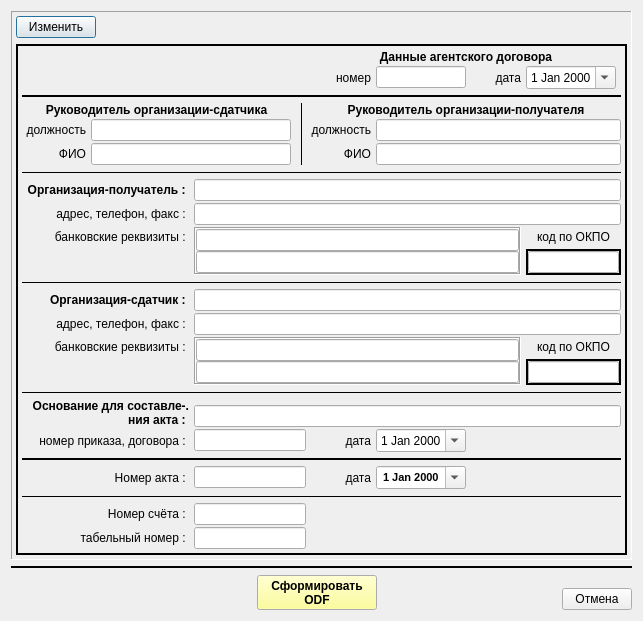
<?xml version="1.0" encoding="UTF-8"?>
<ui version="4.0">
 <class>print_blanks_act_wnd</class>
 <widget class="QDialog" name="print_blanks_act_wnd">
  <property name="geometry">
   <rect>
    <x>0</x>
    <y>0</y>
    <width>643</width>
    <height>600</height>
   </rect>
  </property>
  <property name="windowTitle">
   <string>Акт передлачи бланков полисов</string>
  </property>
  <layout class="QVBoxLayout" name="verticalLayout_2">
   <item>
    <widget class="QFrame" name="frame_5">
     <property name="frameShape">
      <enum>QFrame::Panel</enum>
     </property>
     <property name="frameShadow">
      <enum>QFrame::Sunken</enum>
     </property>
     <layout class="QVBoxLayout" name="verticalLayout_6">
      <property name="leftMargin">
       <number>4</number>
      </property>
      <property name="topMargin">
       <number>4</number>
      </property>
      <property name="rightMargin">
       <number>4</number>
      </property>
      <property name="bottomMargin">
       <number>4</number>
      </property>
      <item>
       <layout class="QHBoxLayout" name="horizontalLayout_3" stretch="0,0">
        <property name="spacing">
         <number>2</number>
        </property>
        <item>
         <widget class="QPushButton" name="bn_edit">
          <property name="text">
           <string>Изменить</string>
          </property>
          <property name="icon">
           <iconset resource="_inko_pol2_res.qrc">
            <normaloff>:/change.bmp</normaloff>:/change.bmp</iconset>
          </property>
          <property name="checkable">
           <bool>true</bool>
          </property>
         </widget>
        </item>
        <item>
         <spacer name="horizontalSpacer_7">
          <property name="orientation">
           <enum>Qt::Horizontal</enum>
          </property>
          <property name="sizeHint" stdset="0">
           <size>
            <width>40</width>
            <height>20</height>
           </size>
          </property>
         </spacer>
        </item>
       </layout>
      </item>
      <item>
       <widget class="QFrame" name="pan_settings">
        <property name="enabled">
         <bool>true</bool>
        </property>
        <property name="frameShape">
         <enum>QFrame::Panel</enum>
        </property>
        <property name="frameShadow">
         <enum>QFrame::Plain</enum>
        </property>
        <property name="lineWidth">
         <number>2</number>
        </property>
        <layout class="QGridLayout" name="gridLayout">
         <property name="leftMargin">
          <number>4</number>
         </property>
         <property name="topMargin">
          <number>4</number>
         </property>
         <property name="rightMargin">
          <number>4</number>
         </property>
         <property name="bottomMargin">
          <number>4</number>
         </property>
         <property name="horizontalSpacing">
          <number>5</number>
         </property>
         <property name="verticalSpacing">
          <number>2</number>
         </property>
         <item row="15" column="7">
          <widget class="QFrame" name="frame_4">
           <property name="frameShape">
            <enum>QFrame::Box</enum>
           </property>
           <property name="frameShadow">
            <enum>QFrame::Plain</enum>
           </property>
           <property name="lineWidth">
            <number>2</number>
           </property>
           <layout class="QHBoxLayout" name="horizontalLayout_4">
            <property name="spacing">
             <number>0</number>
            </property>
            <property name="leftMargin">
             <number>0</number>
            </property>
            <property name="topMargin">
             <number>0</number>
            </property>
            <property name="rightMargin">
             <number>0</number>
            </property>
            <property name="bottomMargin">
             <number>0</number>
            </property>
            <item>
             <widget class="QLineEdit" name="ln_filial_okpo">
              <property name="enabled">
               <bool>true</bool>
              </property>
              <property name="minimumSize">
               <size>
                <width>90</width>
                <height>0</height>
               </size>
              </property>
              <property name="readOnly">
               <bool>false</bool>
              </property>
             </widget>
            </item>
           </layout>
          </widget>
         </item>
         <item row="10" column="7">
          <widget class="QFrame" name="frame_3">
           <property name="frameShape">
            <enum>QFrame::Box</enum>
           </property>
           <property name="frameShadow">
            <enum>QFrame::Plain</enum>
           </property>
           <property name="lineWidth">
            <number>2</number>
           </property>
           <layout class="QVBoxLayout" name="verticalLayout_5">
            <property name="spacing">
             <number>0</number>
            </property>
            <property name="leftMargin">
             <number>0</number>
            </property>
            <property name="topMargin">
             <number>0</number>
            </property>
            <property name="rightMargin">
             <number>0</number>
            </property>
            <property name="bottomMargin">
             <number>0</number>
            </property>
            <item>
             <widget class="QLineEdit" name="ln_point_okpo">
              <property name="enabled">
               <bool>true</bool>
              </property>
              <property name="minimumSize">
               <size>
                <width>90</width>
                <height>0</height>
               </size>
              </property>
              <property name="readOnly">
               <bool>false</bool>
              </property>
             </widget>
            </item>
           </layout>
          </widget>
         </item>
         <item row="1" column="7">
          <widget class="QDateEdit" name="date_dog">
           <property name="enabled">
            <bool>true</bool>
           </property>
           <property name="minimumSize">
            <size>
             <width>90</width>
             <height>0</height>
            </size>
           </property>
           <property name="maximumSize">
            <size>
             <width>90</width>
             <height>16777215</height>
            </size>
           </property>
           <property name="alignment">
            <set>Qt::AlignCenter</set>
           </property>
           <property name="calendarPopup">
            <bool>true</bool>
           </property>
          </widget>
         </item>
         <item row="2" column="0" colspan="8">
          <widget class="Line" name="line_6">
           <property name="minimumSize">
            <size>
             <width>0</width>
             <height>10</height>
            </size>
           </property>
           <property name="frameShadow">
            <enum>QFrame::Plain</enum>
           </property>
           <property name="lineWidth">
            <number>2</number>
           </property>
           <property name="orientation">
            <enum>Qt::Horizontal</enum>
           </property>
          </widget>
         </item>
         <item row="4" column="5" colspan="3">
          <widget class="QLineEdit" name="ln_point_chif_post">
           <property name="enabled">
            <bool>true</bool>
           </property>
           <property name="minimumSize">
            <size>
             <width>200</width>
             <height>0</height>
            </size>
           </property>
           <property name="readOnly">
            <bool>false</bool>
           </property>
          </widget>
         </item>
         <item row="8" column="0" colspan="2">
          <widget class="QLabel" name="lab_filial_name">
           <property name="enabled">
            <bool>true</bool>
           </property>
           <property name="text">
            <string>адрес, телефон, факс : </string>
           </property>
           <property name="alignment">
            <set>Qt::AlignRight|Qt::AlignTrailing|Qt::AlignVCenter</set>
           </property>
          </widget>
         </item>
         <item row="3" column="0" colspan="3">
          <widget class="QLabel" name="lab_filial_city">
           <property name="enabled">
            <bool>true</bool>
           </property>
           <property name="minimumSize">
            <size>
             <width>150</width>
             <height>0</height>
            </size>
           </property>
           <property name="font">
            <font>
             <weight>75</weight>
             <bold>true</bold>
            </font>
           </property>
           <property name="text">
            <string>Руководитель организации-сдатчика</string>
           </property>
           <property name="alignment">
            <set>Qt::AlignCenter</set>
           </property>
          </widget>
         </item>
         <item row="5" column="0">
          <widget class="QLabel" name="lab_filial_city_3">
           <property name="enabled">
            <bool>true</bool>
           </property>
           <property name="text">
            <string>ФИО</string>
           </property>
           <property name="alignment">
            <set>Qt::AlignRight|Qt::AlignTrailing|Qt::AlignVCenter</set>
           </property>
          </widget>
         </item>
         <item row="3" column="3" rowspan="3">
          <widget class="Line" name="line_3">
           <property name="minimumSize">
            <size>
             <width>10</width>
             <height>0</height>
            </size>
           </property>
           <property name="frameShadow">
            <enum>QFrame::Plain</enum>
           </property>
           <property name="lineWidth">
            <number>1</number>
           </property>
           <property name="orientation">
            <enum>Qt::Vertical</enum>
           </property>
          </widget>
         </item>
         <item row="4" column="1" colspan="2">
          <widget class="QLineEdit" name="ln_filial_chif_post">
           <property name="enabled">
            <bool>true</bool>
           </property>
           <property name="minimumSize">
            <size>
             <width>200</width>
             <height>0</height>
            </size>
           </property>
           <property name="readOnly">
            <bool>false</bool>
           </property>
          </widget>
         </item>
         <item row="12" column="2" colspan="6">
          <widget class="QLineEdit" name="ln_filial_org_name">
           <property name="enabled">
            <bool>true</bool>
           </property>
           <property name="readOnly">
            <bool>false</bool>
           </property>
          </widget>
         </item>
         <item row="5" column="1" colspan="2">
          <widget class="QLineEdit" name="ln_filial_chif_fio">
           <property name="enabled">
            <bool>true</bool>
           </property>
           <property name="minimumSize">
            <size>
             <width>200</width>
             <height>0</height>
            </size>
           </property>
           <property name="readOnly">
            <bool>false</bool>
           </property>
          </widget>
         </item>
         <item row="5" column="5" colspan="3">
          <widget class="QLineEdit" name="ln_point_chif_fio">
           <property name="enabled">
            <bool>true</bool>
           </property>
           <property name="minimumSize">
            <size>
             <width>200</width>
             <height>0</height>
            </size>
           </property>
           <property name="readOnly">
            <bool>false</bool>
           </property>
          </widget>
         </item>
         <item row="3" column="4" colspan="4">
          <widget class="QLabel" name="lab_filial_city_4">
           <property name="enabled">
            <bool>true</bool>
           </property>
           <property name="minimumSize">
            <size>
             <width>150</width>
             <height>0</height>
            </size>
           </property>
           <property name="font">
            <font>
             <weight>75</weight>
             <bold>true</bold>
            </font>
           </property>
           <property name="text">
            <string>Руководитель организации-получателя</string>
           </property>
           <property name="alignment">
            <set>Qt::AlignCenter</set>
           </property>
          </widget>
         </item>
         <item row="1" column="5">
          <widget class="QLineEdit" name="ln_dog_num">
           <property name="enabled">
            <bool>true</bool>
           </property>
           <property name="minimumSize">
            <size>
             <width>90</width>
             <height>0</height>
            </size>
           </property>
           <property name="readOnly">
            <bool>false</bool>
           </property>
          </widget>
         </item>
         <item row="5" column="4">
          <widget class="QLabel" name="lab_filial_city_6">
           <property name="enabled">
            <bool>true</bool>
           </property>
           <property name="minimumSize">
            <size>
             <width>50</width>
             <height>0</height>
            </size>
           </property>
           <property name="text">
            <string>ФИО</string>
           </property>
           <property name="alignment">
            <set>Qt::AlignRight|Qt::AlignTrailing|Qt::AlignVCenter</set>
           </property>
          </widget>
         </item>
         <item row="19" column="4">
          <widget class="QLabel" name="lab_filial_city_11">
           <property name="enabled">
            <bool>true</bool>
           </property>
           <property name="minimumSize">
            <size>
             <width>50</width>
             <height>0</height>
            </size>
           </property>
           <property name="text">
            <string>дата</string>
           </property>
           <property name="alignment">
            <set>Qt::AlignRight|Qt::AlignTrailing|Qt::AlignVCenter</set>
           </property>
          </widget>
         </item>
         <item row="9" column="0" colspan="2">
          <widget class="QLabel" name="lab_filial_name_rp">
           <property name="enabled">
            <bool>true</bool>
           </property>
           <property name="text">
            <string>банковские реквизиты : </string>
           </property>
           <property name="alignment">
            <set>Qt::AlignRight|Qt::AlignTrailing|Qt::AlignVCenter</set>
           </property>
          </widget>
         </item>
         <item row="8" column="2" colspan="6">
          <widget class="QLineEdit" name="ln_point_address">
           <property name="enabled">
            <bool>true</bool>
           </property>
           <property name="readOnly">
            <bool>false</bool>
           </property>
          </widget>
         </item>
         <item row="7" column="0" colspan="2">
          <widget class="QLabel" name="lab_smo_name">
           <property name="enabled">
            <bool>true</bool>
           </property>
           <property name="font">
            <font>
             <weight>75</weight>
             <bold>true</bold>
            </font>
           </property>
           <property name="text">
            <string> Организация-получатель : </string>
           </property>
           <property name="alignment">
            <set>Qt::AlignRight|Qt::AlignTrailing|Qt::AlignVCenter</set>
           </property>
          </widget>
         </item>
         <item row="19" column="0" colspan="2">
          <widget class="QLabel" name="lab_filial_city_12">
           <property name="enabled">
            <bool>true</bool>
           </property>
           <property name="minimumSize">
            <size>
             <width>50</width>
             <height>0</height>
            </size>
           </property>
           <property name="text">
            <string>номер приказа, договора : </string>
           </property>
           <property name="alignment">
            <set>Qt::AlignRight|Qt::AlignTrailing|Qt::AlignVCenter</set>
           </property>
          </widget>
         </item>
         <item row="7" column="2" colspan="6">
          <widget class="QLineEdit" name="ln_point_org_name">
           <property name="enabled">
            <bool>true</bool>
           </property>
           <property name="readOnly">
            <bool>false</bool>
           </property>
          </widget>
         </item>
         <item row="4" column="0">
          <widget class="QLabel" name="lab_filial_city_2">
           <property name="enabled">
            <bool>true</bool>
           </property>
           <property name="text">
            <string>должность</string>
           </property>
           <property name="alignment">
            <set>Qt::AlignRight|Qt::AlignTrailing|Qt::AlignVCenter</set>
           </property>
          </widget>
         </item>
         <item row="14" column="0" colspan="2">
          <widget class="QLabel" name="lab_filial_name_rp_2">
           <property name="enabled">
            <bool>true</bool>
           </property>
           <property name="text">
            <string>банковские реквизиты : </string>
           </property>
           <property name="alignment">
            <set>Qt::AlignRight|Qt::AlignTrailing|Qt::AlignVCenter</set>
           </property>
          </widget>
         </item>
         <item row="11" column="0" colspan="8">
          <widget class="Line" name="line_7">
           <property name="minimumSize">
            <size>
             <width>0</width>
             <height>10</height>
            </size>
           </property>
           <property name="frameShadow">
            <enum>QFrame::Plain</enum>
           </property>
           <property name="lineWidth">
            <number>1</number>
           </property>
           <property name="orientation">
            <enum>Qt::Horizontal</enum>
           </property>
          </widget>
         </item>
         <item row="13" column="2" colspan="6">
          <widget class="QLineEdit" name="ln_filial_address">
           <property name="enabled">
            <bool>true</bool>
           </property>
           <property name="readOnly">
            <bool>false</bool>
           </property>
          </widget>
         </item>
         <item row="13" column="0" colspan="2">
          <widget class="QLabel" name="lab_filial_name_2">
           <property name="enabled">
            <bool>true</bool>
           </property>
           <property name="text">
            <string>адрес, телефон, факс : </string>
           </property>
           <property name="alignment">
            <set>Qt::AlignRight|Qt::AlignTrailing|Qt::AlignVCenter</set>
           </property>
          </widget>
         </item>
         <item row="18" column="2" colspan="6">
          <widget class="QLineEdit" name="ln_base_doc_name">
           <property name="enabled">
            <bool>true</bool>
           </property>
           <property name="readOnly">
            <bool>false</bool>
           </property>
          </widget>
         </item>
         <item row="1" column="6">
          <widget class="QLabel" name="lab_filial_city_9">
           <property name="enabled">
            <bool>true</bool>
           </property>
           <property name="minimumSize">
            <size>
             <width>50</width>
             <height>0</height>
            </size>
           </property>
           <property name="text">
            <string>дата</string>
           </property>
           <property name="alignment">
            <set>Qt::AlignRight|Qt::AlignTrailing|Qt::AlignVCenter</set>
           </property>
          </widget>
         </item>
         <item row="17" column="0" rowspan="2" colspan="2">
          <widget class="QLabel" name="lab_contragent">
           <property name="enabled">
            <bool>true</bool>
           </property>
           <property name="font">
            <font>
             <weight>75</weight>
             <bold>true</bold>
            </font>
           </property>
           <property name="text">
            <string> Основание для составле-. 
ния акта : </string>
           </property>
           <property name="alignment">
            <set>Qt::AlignRight|Qt::AlignTrailing|Qt::AlignVCenter</set>
           </property>
          </widget>
         </item>
         <item row="19" column="2" colspan="2">
          <widget class="QLineEdit" name="ln_base_doc_num">
           <property name="enabled">
            <bool>true</bool>
           </property>
           <property name="minimumSize">
            <size>
             <width>90</width>
             <height>0</height>
            </size>
           </property>
           <property name="readOnly">
            <bool>false</bool>
           </property>
          </widget>
         </item>
         <item row="16" column="0" colspan="8">
          <widget class="Line" name="line_10">
           <property name="minimumSize">
            <size>
             <width>0</width>
             <height>10</height>
            </size>
           </property>
           <property name="frameShadow">
            <enum>QFrame::Plain</enum>
           </property>
           <property name="lineWidth">
            <number>1</number>
           </property>
           <property name="orientation">
            <enum>Qt::Horizontal</enum>
           </property>
          </widget>
         </item>
         <item row="14" column="7">
          <widget class="QLabel" name="lab_filial_chif_3">
           <property name="enabled">
            <bool>true</bool>
           </property>
           <property name="text">
            <string>код по ОКПО</string>
           </property>
           <property name="alignment">
            <set>Qt::AlignCenter</set>
           </property>
          </widget>
         </item>
         <item row="20" column="0" colspan="8">
          <widget class="Line" name="line_4">
           <property name="minimumSize">
            <size>
             <width>0</width>
             <height>10</height>
            </size>
           </property>
           <property name="frameShadow">
            <enum>QFrame::Plain</enum>
           </property>
           <property name="lineWidth">
            <number>2</number>
           </property>
           <property name="orientation">
            <enum>Qt::Horizontal</enum>
           </property>
          </widget>
         </item>
         <item row="19" column="5">
          <widget class="QDateEdit" name="date_base_doc">
           <property name="enabled">
            <bool>true</bool>
           </property>
           <property name="minimumSize">
            <size>
             <width>90</width>
             <height>0</height>
            </size>
           </property>
           <property name="maximumSize">
            <size>
             <width>90</width>
             <height>16777215</height>
            </size>
           </property>
           <property name="alignment">
            <set>Qt::AlignCenter</set>
           </property>
           <property name="calendarPopup">
            <bool>true</bool>
           </property>
          </widget>
         </item>
         <item row="12" column="0" colspan="2">
          <widget class="QLabel" name="lab_smo_name_2">
           <property name="enabled">
            <bool>true</bool>
           </property>
           <property name="font">
            <font>
             <weight>75</weight>
             <bold>true</bold>
            </font>
           </property>
           <property name="text">
            <string>Организация-сдатчик : </string>
           </property>
           <property name="alignment">
            <set>Qt::AlignRight|Qt::AlignTrailing|Qt::AlignVCenter</set>
           </property>
          </widget>
         </item>
         <item row="6" column="0" colspan="8">
          <widget class="Line" name="line_5">
           <property name="minimumSize">
            <size>
             <width>0</width>
             <height>10</height>
            </size>
           </property>
           <property name="frameShadow">
            <enum>QFrame::Plain</enum>
           </property>
           <property name="lineWidth">
            <number>1</number>
           </property>
           <property name="orientation">
            <enum>Qt::Horizontal</enum>
           </property>
          </widget>
         </item>
         <item row="4" column="4">
          <widget class="QLabel" name="lab_filial_city_5">
           <property name="enabled">
            <bool>true</bool>
           </property>
           <property name="text">
            <string>должность</string>
           </property>
           <property name="alignment">
            <set>Qt::AlignRight|Qt::AlignTrailing|Qt::AlignVCenter</set>
           </property>
          </widget>
         </item>
         <item row="21" column="0" colspan="2">
          <widget class="QLabel" name="lab_contragent_5">
           <property name="enabled">
            <bool>true</bool>
           </property>
           <property name="text">
            <string>Номер акта : </string>
           </property>
           <property name="alignment">
            <set>Qt::AlignRight|Qt::AlignTrailing|Qt::AlignVCenter</set>
           </property>
          </widget>
         </item>
         <item row="9" column="7">
          <widget class="QLabel" name="lab_filial_chif_2">
           <property name="enabled">
            <bool>true</bool>
           </property>
           <property name="text">
            <string>код по ОКПО</string>
           </property>
           <property name="alignment">
            <set>Qt::AlignCenter</set>
           </property>
          </widget>
         </item>
         <item row="21" column="2" colspan="2">
          <widget class="QLineEdit" name="ln_act_num">
           <property name="enabled">
            <bool>true</bool>
           </property>
           <property name="minimumSize">
            <size>
             <width>90</width>
             <height>0</height>
            </size>
           </property>
           <property name="font">
            <font>
             <pointsize>8</pointsize>
             <weight>75</weight>
             <bold>true</bold>
            </font>
           </property>
           <property name="readOnly">
            <bool>false</bool>
           </property>
          </widget>
         </item>
         <item row="21" column="4">
          <widget class="QLabel" name="lab_filial_city_13">
           <property name="enabled">
            <bool>true</bool>
           </property>
           <property name="minimumSize">
            <size>
             <width>50</width>
             <height>0</height>
            </size>
           </property>
           <property name="text">
            <string>дата</string>
           </property>
           <property name="alignment">
            <set>Qt::AlignRight|Qt::AlignTrailing|Qt::AlignVCenter</set>
           </property>
          </widget>
         </item>
         <item row="21" column="5">
          <widget class="QDateEdit" name="date_act">
           <property name="enabled">
            <bool>true</bool>
           </property>
           <property name="minimumSize">
            <size>
             <width>90</width>
             <height>0</height>
            </size>
           </property>
           <property name="maximumSize">
            <size>
             <width>90</width>
             <height>16777215</height>
            </size>
           </property>
           <property name="font">
            <font>
             <pointsize>8</pointsize>
             <weight>75</weight>
             <bold>true</bold>
            </font>
           </property>
           <property name="alignment">
            <set>Qt::AlignCenter</set>
           </property>
           <property name="calendarPopup">
            <bool>true</bool>
           </property>
          </widget>
         </item>
         <item row="22" column="0" colspan="8">
          <widget class="Line" name="line_9">
           <property name="minimumSize">
            <size>
             <width>0</width>
             <height>10</height>
            </size>
           </property>
           <property name="frameShadow">
            <enum>QFrame::Plain</enum>
           </property>
           <property name="lineWidth">
            <number>1</number>
           </property>
           <property name="orientation">
            <enum>Qt::Horizontal</enum>
           </property>
          </widget>
         </item>
         <item row="23" column="0" colspan="2">
          <widget class="QLabel" name="lab_contragent_4">
           <property name="enabled">
            <bool>true</bool>
           </property>
           <property name="text">
            <string>Номер счёта : </string>
           </property>
           <property name="alignment">
            <set>Qt::AlignRight|Qt::AlignTrailing|Qt::AlignVCenter</set>
           </property>
          </widget>
         </item>
         <item row="23" column="2" colspan="2">
          <widget class="QLineEdit" name="ln_count">
           <property name="enabled">
            <bool>true</bool>
           </property>
           <property name="minimumSize">
            <size>
             <width>90</width>
             <height>0</height>
            </size>
           </property>
           <property name="readOnly">
            <bool>false</bool>
           </property>
          </widget>
         </item>
         <item row="24" column="0" colspan="2">
          <widget class="QLabel" name="lab_contragent_3">
           <property name="enabled">
            <bool>true</bool>
           </property>
           <property name="text">
            <string>табельный номер : </string>
           </property>
           <property name="alignment">
            <set>Qt::AlignRight|Qt::AlignTrailing|Qt::AlignVCenter</set>
           </property>
          </widget>
         </item>
         <item row="24" column="2" colspan="2">
          <widget class="QLineEdit" name="ln_tabel_num">
           <property name="enabled">
            <bool>true</bool>
           </property>
           <property name="minimumSize">
            <size>
             <width>90</width>
             <height>0</height>
            </size>
           </property>
           <property name="readOnly">
            <bool>false</bool>
           </property>
          </widget>
         </item>
         <item row="9" column="2" rowspan="2" colspan="5">
          <widget class="QFrame" name="verticalFrame">
           <property name="frameShape">
            <enum>QFrame::Box</enum>
           </property>
           <property name="frameShadow">
            <enum>QFrame::Sunken</enum>
           </property>
           <layout class="QVBoxLayout" name="verticalLayout">
            <property name="spacing">
             <number>0</number>
            </property>
            <property name="leftMargin">
             <number>0</number>
            </property>
            <property name="topMargin">
             <number>0</number>
            </property>
            <property name="rightMargin">
             <number>0</number>
            </property>
            <property name="bottomMargin">
             <number>0</number>
            </property>
            <item>
             <widget class="QLineEdit" name="ln_point_requisits_1">
              <property name="enabled">
               <bool>true</bool>
              </property>
              <property name="readOnly">
               <bool>false</bool>
              </property>
             </widget>
            </item>
            <item>
             <widget class="QLineEdit" name="ln_point_requisits_2">
              <property name="enabled">
               <bool>true</bool>
              </property>
              <property name="readOnly">
               <bool>false</bool>
              </property>
             </widget>
            </item>
           </layout>
          </widget>
         </item>
         <item row="1" column="4">
          <widget class="QLabel" name="lab_filial_city_10">
           <property name="enabled">
            <bool>true</bool>
           </property>
           <property name="minimumSize">
            <size>
             <width>50</width>
             <height>0</height>
            </size>
           </property>
           <property name="text">
            <string>номер</string>
           </property>
           <property name="alignment">
            <set>Qt::AlignRight|Qt::AlignTrailing|Qt::AlignVCenter</set>
           </property>
          </widget>
         </item>
         <item row="14" column="2" rowspan="2" colspan="5">
          <widget class="QFrame" name="verticalFrame_2">
           <property name="frameShape">
            <enum>QFrame::Box</enum>
           </property>
           <property name="frameShadow">
            <enum>QFrame::Sunken</enum>
           </property>
           <layout class="QVBoxLayout" name="verticalLayout_4">
            <property name="spacing">
             <number>0</number>
            </property>
            <property name="leftMargin">
             <number>0</number>
            </property>
            <property name="topMargin">
             <number>0</number>
            </property>
            <property name="rightMargin">
             <number>0</number>
            </property>
            <property name="bottomMargin">
             <number>0</number>
            </property>
            <item>
             <widget class="QLineEdit" name="ln_filial_requisits_1">
              <property name="enabled">
               <bool>true</bool>
              </property>
              <property name="readOnly">
               <bool>false</bool>
              </property>
             </widget>
            </item>
            <item>
             <widget class="QLineEdit" name="ln_filial_requisits_2">
              <property name="enabled">
               <bool>true</bool>
              </property>
              <property name="readOnly">
               <bool>false</bool>
              </property>
             </widget>
            </item>
           </layout>
          </widget>
         </item>
         <item row="0" column="4" colspan="4">
          <widget class="QLabel" name="lab_filial_city_8">
           <property name="enabled">
            <bool>true</bool>
           </property>
           <property name="minimumSize">
            <size>
             <width>50</width>
             <height>0</height>
            </size>
           </property>
           <property name="font">
            <font>
             <weight>75</weight>
             <bold>true</bold>
            </font>
           </property>
           <property name="text">
            <string>Данные агентского договора</string>
           </property>
           <property name="alignment">
            <set>Qt::AlignCenter</set>
           </property>
          </widget>
         </item>
        </layout>
       </widget>
      </item>
     </layout>
    </widget>
   </item>
   <item>
    <spacer name="verticalSpacer">
     <property name="orientation">
      <enum>Qt::Vertical</enum>
     </property>
     <property name="sizeHint" stdset="0">
      <size>
       <width>20</width>
       <height>55</height>
      </size>
     </property>
    </spacer>
   </item>
   <item>
    <widget class="Line" name="line_8">
     <property name="frameShadow">
      <enum>QFrame::Plain</enum>
     </property>
     <property name="lineWidth">
      <number>2</number>
     </property>
     <property name="orientation">
      <enum>Qt::Horizontal</enum>
     </property>
    </widget>
   </item>
   <item>
    <layout class="QHBoxLayout" name="horizontalLayout">
     <item>
      <widget class="QFrame" name="frame_2">
       <property name="minimumSize">
        <size>
         <width>60</width>
         <height>0</height>
        </size>
       </property>
       <property name="maximumSize">
        <size>
         <width>70</width>
         <height>16777215</height>
        </size>
       </property>
       <property name="frameShape">
        <enum>QFrame::NoFrame</enum>
       </property>
       <property name="frameShadow">
        <enum>QFrame::Plain</enum>
       </property>
       <layout class="QHBoxLayout" name="horizontalLayout_2">
        <property name="spacing">
         <number>2</number>
        </property>
        <property name="leftMargin">
         <number>2</number>
        </property>
        <property name="topMargin">
         <number>2</number>
        </property>
        <property name="rightMargin">
         <number>2</number>
        </property>
        <property name="bottomMargin">
         <number>2</number>
        </property>
       </layout>
      </widget>
     </item>
     <item>
      <spacer name="horizontalSpacer_2">
       <property name="orientation">
        <enum>Qt::Horizontal</enum>
       </property>
       <property name="sizeHint" stdset="0">
        <size>
         <width>40</width>
         <height>20</height>
        </size>
       </property>
      </spacer>
     </item>
     <item>
      <widget class="QPushButton" name="bn_print">
       <property name="minimumSize">
        <size>
         <width>120</width>
         <height>35</height>
        </size>
       </property>
       <property name="palette">
        <palette>
         <active>
          <colorrole role="Button">
           <brush brushstyle="SolidPattern">
            <color alpha="255">
             <red>255</red>
             <green>255</green>
             <blue>127</blue>
            </color>
           </brush>
          </colorrole>
         </active>
         <inactive>
          <colorrole role="Button">
           <brush brushstyle="SolidPattern">
            <color alpha="255">
             <red>255</red>
             <green>255</green>
             <blue>127</blue>
            </color>
           </brush>
          </colorrole>
         </inactive>
         <disabled>
          <colorrole role="Button">
           <brush brushstyle="SolidPattern">
            <color alpha="255">
             <red>255</red>
             <green>255</green>
             <blue>127</blue>
            </color>
           </brush>
          </colorrole>
         </disabled>
        </palette>
       </property>
       <property name="font">
        <font>
         <weight>75</weight>
         <bold>true</bold>
        </font>
       </property>
       <property name="text">
        <string>Сформировать 
ODF</string>
       </property>
      </widget>
     </item>
     <item>
      <spacer name="horizontalSpacer">
       <property name="orientation">
        <enum>Qt::Horizontal</enum>
       </property>
       <property name="sizeHint" stdset="0">
        <size>
         <width>40</width>
         <height>20</height>
        </size>
       </property>
      </spacer>
     </item>
     <item>
      <layout class="QVBoxLayout" name="verticalLayout_3">
       <property name="spacing">
        <number>0</number>
       </property>
       <property name="leftMargin">
        <number>0</number>
       </property>
       <property name="topMargin">
        <number>0</number>
       </property>
       <property name="rightMargin">
        <number>0</number>
       </property>
       <property name="bottomMargin">
        <number>0</number>
       </property>
       <item>
        <spacer name="verticalSpacer_2">
         <property name="orientation">
          <enum>Qt::Vertical</enum>
         </property>
         <property name="sizeHint" stdset="0">
          <size>
           <width>5</width>
           <height>5</height>
          </size>
         </property>
        </spacer>
       </item>
       <item>
        <widget class="QPushButton" name="bn_cansel">
         <property name="minimumSize">
          <size>
           <width>70</width>
           <height>0</height>
          </size>
         </property>
         <property name="maximumSize">
          <size>
           <width>60</width>
           <height>16777215</height>
          </size>
         </property>
         <property name="text">
          <string>Отмена</string>
         </property>
        </widget>
       </item>
      </layout>
     </item>
    </layout>
   </item>
  </layout>
 </widget>
 <resources>
  <include location="_inko_pol2_res.qrc"/>
 </resources>
 <connections/>
</ui>
